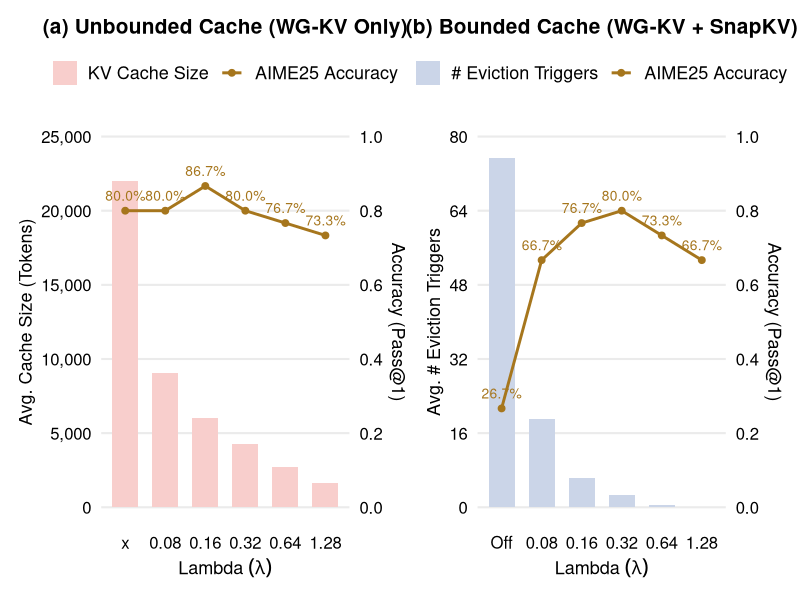

Here is the R script that generated this plot:
library(tidyverse)
library(patchwork)

make_bar_line_plot <- function(data, title, metric, left_label, bar_label, bar_fill, left_ticks) {
  scale_factor <- max(left_ticks)

  data <- data %>%
    mutate(
      accuracy_scaled = accuracy * scale_factor,
      accuracy_label = scales::label_percent(accuracy = 0.1)(accuracy)
    )

  ggplot(data, aes(x = lambda)) +
    geom_col(
      aes(y = {{ metric }}, colour = bar_label),
      width = 0.65,
      fill = bar_fill,
      linewidth = 0
    ) +
    geom_line(
      aes(y = accuracy_scaled, colour = "AIME25 Accuracy", group = 1),
      linewidth = 1
    ) +
    geom_point(
      aes(y = accuracy_scaled, colour = "AIME25 Accuracy"),
      size = 2
    ) +
    geom_text(
      aes(y = accuracy_scaled, label = accuracy_label, colour = "AIME25 Accuracy"),
      vjust = -1,
      size = 3.5,
      show.legend = FALSE
    ) +
    scale_colour_manual(
      values = c(setNames(bar_fill, bar_label), "AIME25 Accuracy" = "#a6761d"),
      breaks = c(bar_label, "AIME25 Accuracy"),
      name = NULL
    ) +
    scale_y_continuous(
      name = left_label,
      limits = c(0, scale_factor),
      breaks = left_ticks,
      labels = scales::label_comma(),
      sec.axis = sec_axis(
        ~ . / scale_factor,
        name = "Accuracy (Pass@1)",
        breaks = seq(0, 1, 0.2),
        labels = scales::label_number(accuracy = 0.1)
      )
    ) +
    labs(
      x = expression("Lambda"~(lambda)),
      title = title
    ) +
    theme_minimal(base_size = 16) +
    theme(
      plot.title = element_text(size = 15, hjust = 0.5, face = "bold"),
      axis.title.x = element_text(size = 13, colour = "black"),
      axis.text.x = element_text(size = 12, colour = "black"),
      axis.title.y = element_text(size = 13, colour = "black"),
      axis.text.y = element_text(size = 12, colour = "black"),
      legend.position = "top",
      legend.text = element_text(size = 13),
      panel.grid.minor = element_blank(),
      panel.grid.major.x = element_blank()
    )
}

plot_a <- read_csv("data/snapkv_no.csv") %>%
  mutate(lambda = fct_inorder(lambda)) %>%
  make_bar_line_plot(
    "(a) Unbounded Cache (WG-KV Only)",
    avg_kv,
    "Avg. Cache Size (Tokens)",
    "KV Cache Size",
    "#f8cecc",
    c(0, 5000, 10000, 15000, 20000, 25000)
  )

plot_b <- read_csv("data/snapkv_4096.csv") %>%
  mutate(lambda = fct_inorder(lambda)) %>%
  make_bar_line_plot(
    "(b) Bounded Cache (WG-KV + SnapKV)",
    num_evict,
    "Avg. # Eviction Triggers",
    "# Eviction Triggers",
    "#cbd5e8",
    c(0, 16, 32, 48, 64, 80)
  )

fig <- plot_a + plot_b + plot_layout(ncol = 2)

ggsave("snapkv.pdf", fig, width = 9, height = 4, units = "in")
